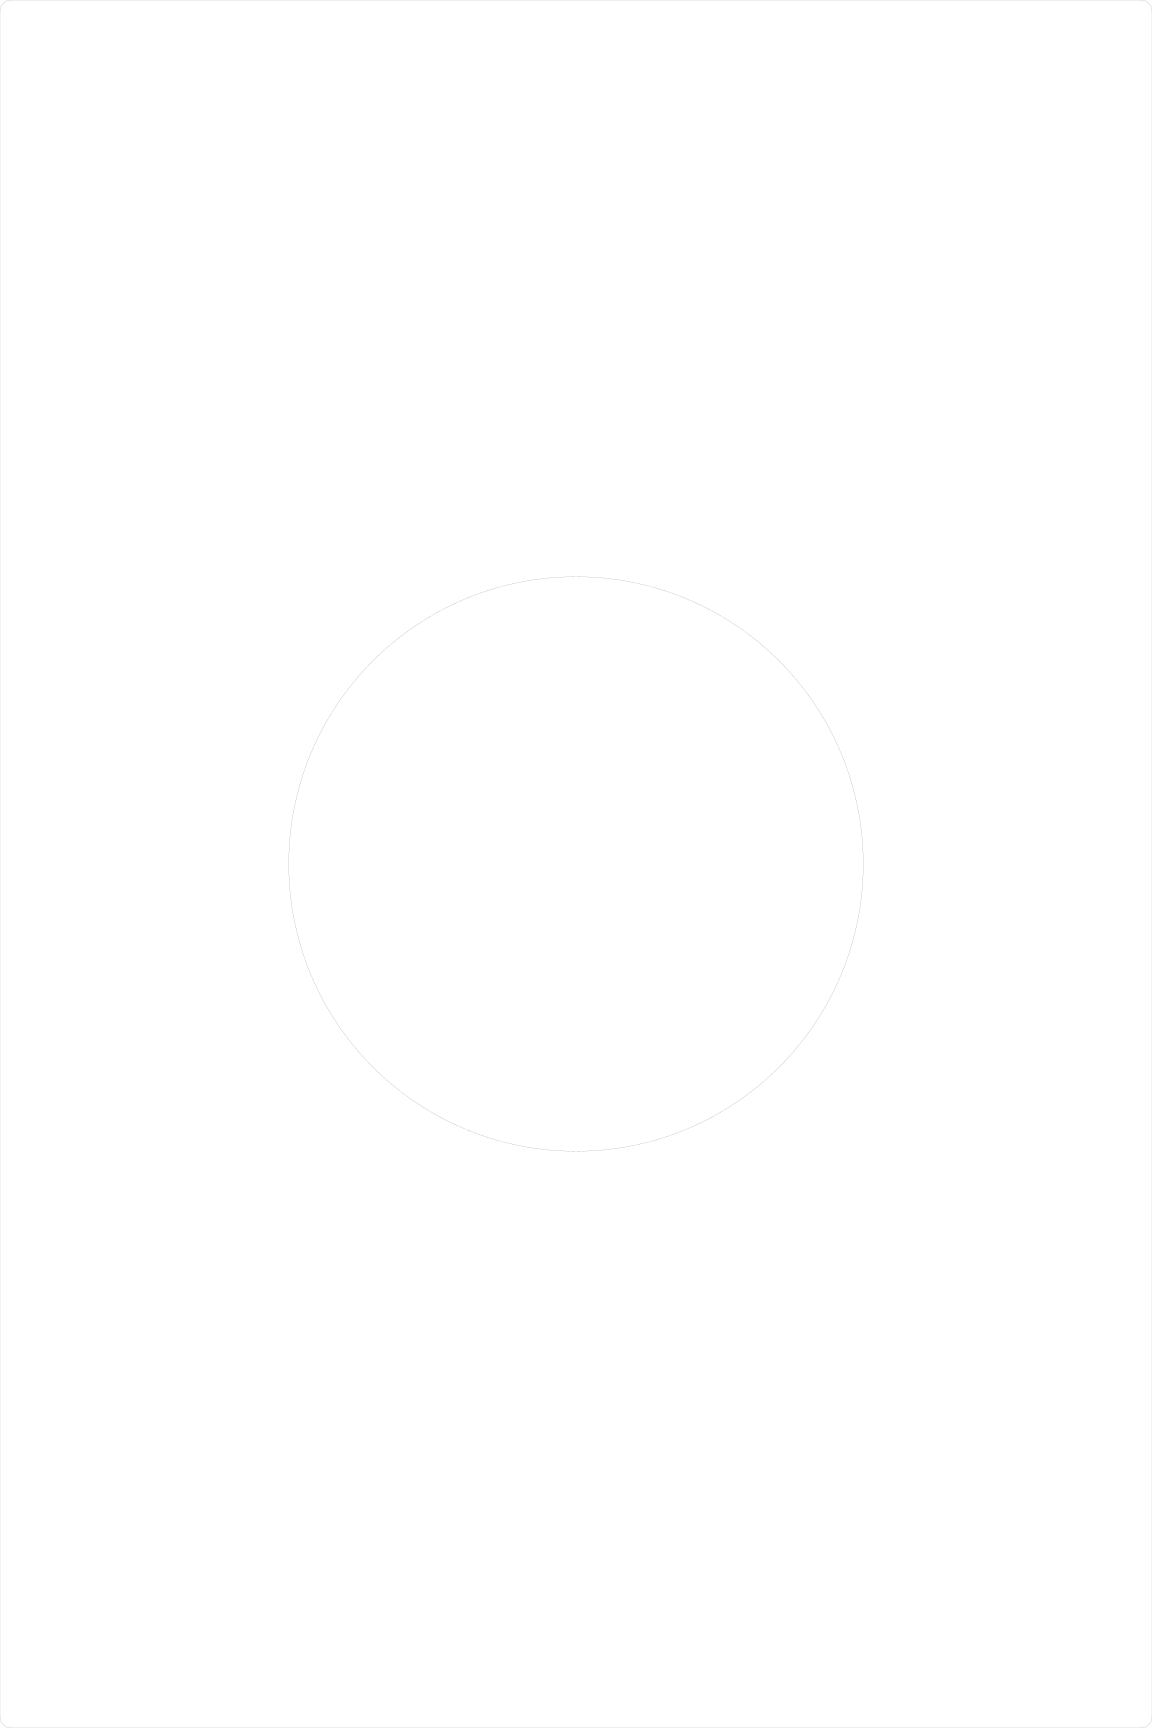

Generate this figure with Python:
#!/usr/bin/env python

# This one for now:  http://www.wickes.co.uk/Wickes-External-Wall-Grille-150mm/p/199815
# Maybe try this too: http://www.wickes.co.uk/Wickes-Hit+Miss-Vent-225-x-225mm/p/713014

import svgwrite
from svgwrite import mm

WINDOW_WIDTH  = 12 * 25.4  # mm
WINDOW_HEIGHT = 18 * 25.4  # mm

CUTOUT_RADIUS = 75.0 + 1.0  # mm
CUTOUT_AUTO_CENTRE = True
CUTOUT_CENTRE_X = 100.0 # mm
CUTOUT_CENTRE_Y = 100.0 # mm


def window_vent(name):

    dwg = svgwrite.Drawing(filename=name, debug=True)

    if CUTOUT_AUTO_CENTRE:
        centre_x = WINDOW_WIDTH / 2
        centre_y = WINDOW_HEIGHT / 2
    else:
        centre_x = CUTOUT_CENTRE_X
        centre_y = CUTOUT_CENTRE_Y
    
    dwg.add(dwg.rect((0, 0), (WINDOW_WIDTH*mm, WINDOW_HEIGHT*mm), rx=3.0*mm,
                     ry=3.0*mm, fill='white', stroke='black'))

    dwg.add(dwg.circle(center=(centre_x*mm, centre_y*mm), r=CUTOUT_RADIUS*mm,
                       fill='white', stroke='black'))
    dwg.save()


if __name__ == '__main__':
    window_vent('window_vent.svg')

